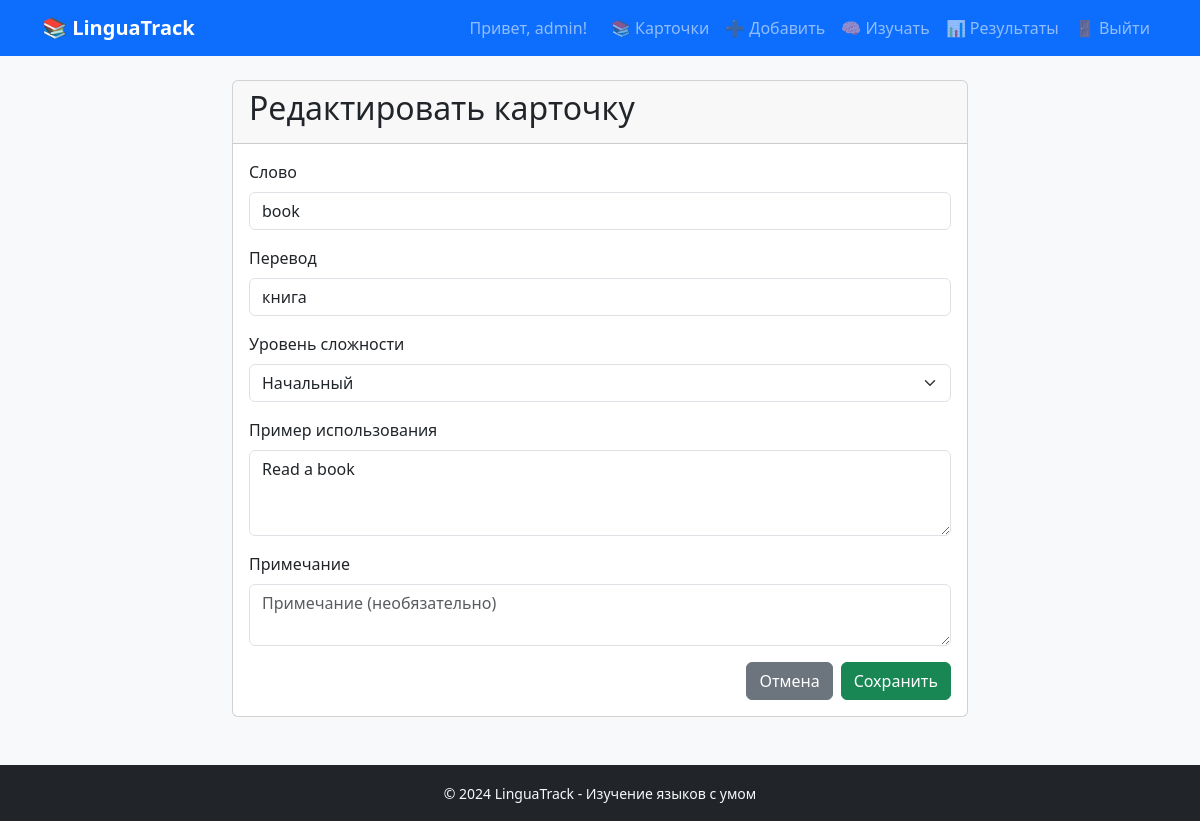
Screenshot of /cards/26/edit/ (signed in) with the database file from the repository.
### cards/models.py (models this page shows, shortened)
class Card(models.Model):
    DIFFICULTY_CHOICES = [
        ('beginner', 'Начальный'),
        ('intermediate', 'Средний'),
        ('advanced', 'Продвинутый'),
    ]
    user = models.ForeignKey(User, on_delete=models.CASCADE, related_name='cards')
    word = models.CharField('Слово', max_length=200)
    translation = models.CharField('Перевод', max_length=200)
    example = models.TextField('Пример использования', blank=True, null=True)
    note = models.TextField('Примечание', blank=True, null=True)
    difficulty = models.CharField('Уровень сложности', max_length=20,
                                  choices=DIFFICULTY_CHOICES, default='beginner')
    is_learned = models.BooleanField('Выучено', default=False)
    times_studied = models.IntegerField('Количество изучений', default=0)
    times_correct = models.IntegerField('Правильных ответов', default=0)
    created_at = models.DateTimeField('Дата создания', auto_now_add=True)
    updated_at = models.DateTimeField('Дата изменения', auto_now=True)
    class Meta:
        verbose_name = 'Карточка'
        verbose_name_plural = 'Карточки'
        ordering = ['-created_at']

### cards/views.py (the view)
# urls.py: path('<int:pk>/edit/', views.card_edit, name='card_edit'),
@login_required
def card_edit(request, pk):
    card = get_object_or_404(Card, pk=pk, user=request.user)
    if request.method == 'POST':
        form = CardForm(request.POST, instance=card)
        if form.is_valid():
            form.save()
            messages.success(request, 'Карточка обновлена!')
            return redirect('cards:card_detail', pk=card.pk)
    else:
        form = CardForm(instance=card)
    return render(request, 'cards/card_form.html', {
        'form': form,
        'title': 'Редактировать карточку',
        'card': card
    })

### cards/forms.py
class CardForm(forms.ModelForm):
    class Meta:
        model = Card
        fields = ['word', 'translation', 'example', 'note', 'difficulty']
        widgets = {
            'word': forms.TextInput(attrs={
                'class': 'form-control',
                'placeholder': 'Введите слово на иностранном языке'
            }),
            'translation': forms.TextInput(attrs={
                'class': 'form-control',
                'placeholder': 'Введите перевод'
            }),
            'example': forms.Textarea(attrs={
                'class': 'form-control',
                'rows': 3,
                'placeholder': 'Пример использования (необязательно)'
            }),
            'note': forms.Textarea(attrs={
                'class': 'form-control',
                'rows': 2,
                'placeholder': 'Примечание (необязательно)'
            }),
            'difficulty': forms.Select(attrs={'class': 'form-select'})
        }

### cards/templates/cards/card_form.html (shortened to what this page needs)
{% extends 'cards/base.html' %}
{% block content %}
<div class="row justify-content-center">
    <div class="col-md-8">
        <div class="card">
            <div class="card-header">
                <h2>{{ title }}</h2>
            </div>
            <div class="card-body">
                <form method="post">
                    <div class="mb-3">
                        <label for="{{ form.word.id_for_label }}" class="form-label">
                            {{ form.word.label }}
                        </label>
                        {{ form.word }}
                    </div>
                    <div class="mb-3">
                        <label for="{{ form.translation.id_for_label }}" class="form-label">
                            {{ form.translation.label }}
                        </label>
                        {{ form.translation }}
                    </div>
                    <div class="mb-3">
                        <label for="{{ form.difficulty.id_for_label }}" class="form-label">
                            {{ form.difficulty.label }}
                        </label>
                        {{ form.difficulty }}
                    </div>
                    <div class="mb-3">
                        <label for="{{ form.example.id_for_label }}" class="form-label">
                            {{ form.example.label }}
                        </label>
                        {{ form.example }}
                    </div>
                    <div class="mb-3">
                        <label for="{{ form.note.id_for_label }}" class="form-label">
                            {{ form.note.label }}
                        </label>
                        {{ form.note }}
                    </div>
                    <div class="d-grid gap-2 d-md-flex justify-content-md-end">
                        <a href="{% url 'cards:card_list' %}" class="btn btn-secondary">Отмена</a>
                        <button type="submit" class="btn btn-success">Сохранить</button>
                    </div>
                </form>
            </div>
        </div>
    </div>
</div>
{% endblock %}

### cards/templates/cards/base.html (shortened to what this page needs)
<!DOCTYPE html>
<html lang="ru">
<head>
    <link href="https://cdn.jsdelivr.net/npm/bootstrap@5.3.2/dist/css/bootstrap.min.css" rel="stylesheet">
</head>
<body class="bg-light">
    <nav class="navbar navbar-expand-lg navbar-dark bg-primary">
        <div class="container">
            <a class="navbar-brand fw-bold" href="{% url 'cards:card_list' %}">
                📚 LinguaTrack
            </a>
            <div class="collapse navbar-collapse" id="navbarNav">
                <div class="navbar-nav ms-auto">
                    {% if user.is_authenticated %}
                        <span class="navbar-text me-3">
                            Привет, {{ user.username }}!
                        </span>
                        <a class="nav-link" href="{% url 'cards:card_list' %}">📚 Карточки</a>
                        <a class="nav-link" href="{% url 'cards:card_create' %}">➕ Добавить</a>
                        <a class="nav-link" href="{% url 'cards:smart_study' %}">🧠 Изучать</a>
                        <a class="nav-link" href="{% url 'cards:study_results' %}">📊 Результаты</a>
                        <a class="nav-link" href="{% url 'logout' %}">🚪 Выйти</a>
                    {% else %}
                        <a class="nav-link" href="{% url 'login' %}">🔑 Войти</a>
                        <a class="nav-link" href="{% url 'register' %}">✨ Регистрация</a>
                    {% endif %}
                </div>
            </div>
        </div>
    </nav>
    <main class="container mt-4">
        {% block content %}
        {% endblock %}
    </main>
    <footer class="bg-dark text-light text-center py-3 mt-5">
        <div class="container">
            <small>&copy; 2024 LinguaTrack - Изучение языков с умом</small>
        </div>
    </footer>
</body>
</html>

### rows the page displays
Card: word "book", translation "книга", difficulty "Начальный", example "Read a book"

### other values shown
{{ user.username }} "admin"
{{ title }} "Редактировать карточку"
